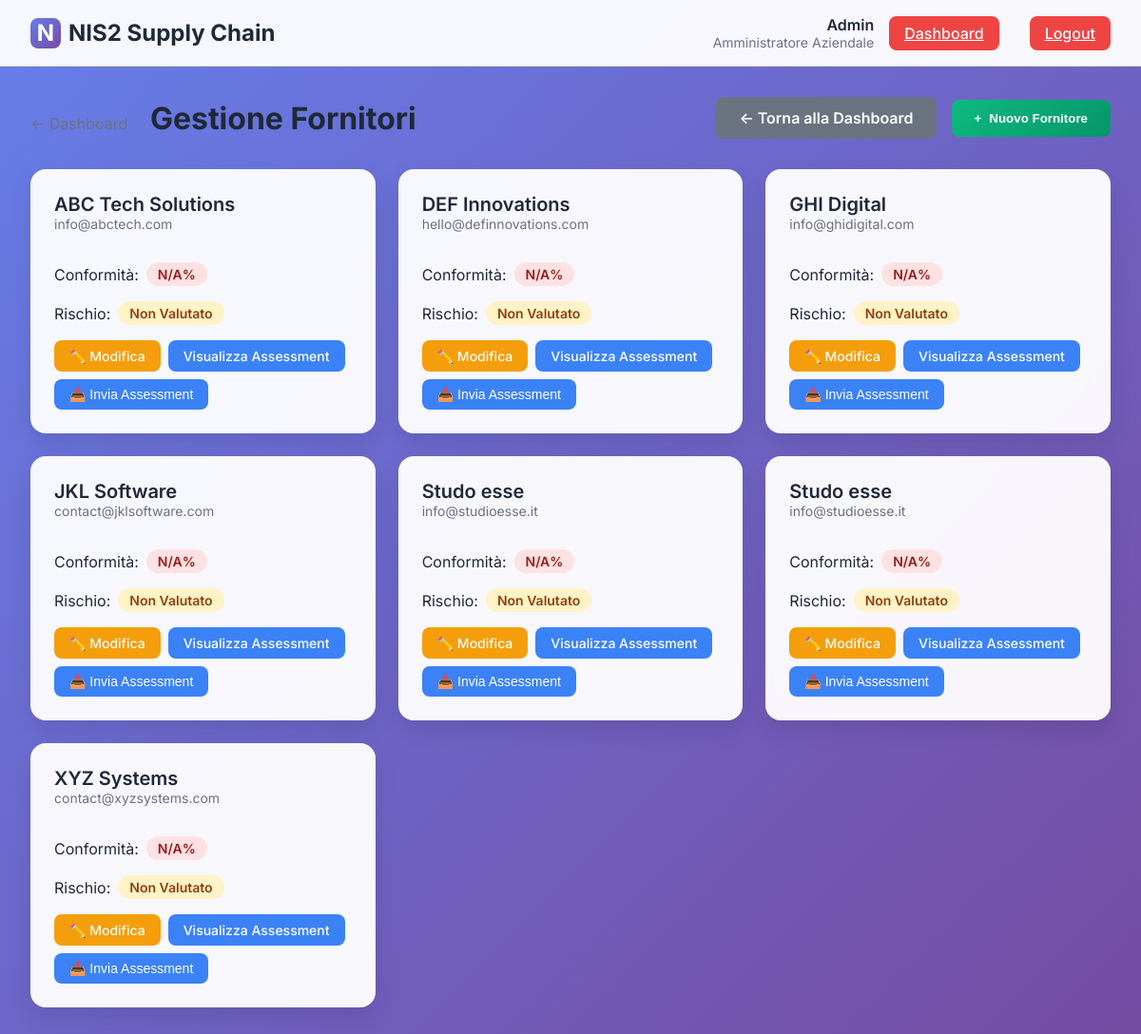
Page /suppliers (signed in) on the committed database.
### tables this page shows
CREATE TABLE suppliers (
            id INTEGER PRIMARY KEY AUTOINCREMENT,
            name TEXT NOT NULL,
            email TEXT NOT NULL,
            company_id INTEGER NOT NULL,
            compliance_score INTEGER,
            risk_level TEXT,
            assessment_date TIMESTAMP,
            assessment_token TEXT,
            created_at TIMESTAMP DEFAULT CURRENT_TIMESTAMP, address TEXT, city TEXT,
            FOREIGN KEY (company_id) REFERENCES companies (id)
        );

### main_dev.py (the view)
@app.get("/suppliers")
async def suppliers_page(request: Request):
    user = await get_current_user(request)
    if not user:
        return RedirectResponse(url="/company-login")
    company_id = user.get("company_id")
    if not company_id:
        return RedirectResponse(url="/company-login")
    conn = sqlite3.connect('nis2_supply_chain.db')
    cursor = conn.cursor()
    cursor.execute('''
        SELECT id, name, email, compliance_score, risk_level, assessment_date
        FROM suppliers
        WHERE company_id = ?
        ORDER BY name
    ''', (company_id,))
    suppliers = cursor.fetchall()
    conn.close()
    context = {
        "request": request,
        "suppliers": suppliers,
        "user": user
    }
    return templates.TemplateResponse("suppliers.html", context)

### templates/suppliers.html (shortened to what this page needs)
<!DOCTYPE html>
<html lang="it">
<head>
    <link rel="stylesheet" href="/static/css/dashboard.css">
</head>
<body>
    <header class="header">
        <div class="header-content">
            <a href="/company-dashboard/{{ user.company_id }}" class="logo">
                <div class="logo-icon">N</div>
                <span>NIS2 Supply Chain</span>
            </a>
            <div class="user-menu">
                <div class="user-info">
                    <div class="user-name">Admin</div>
                    <div class="user-role">Amministratore Aziendale</div>
                </div>
                <a href="/company-dashboard/{{ user.company_id }}" class="logout-btn" style="margin-right: 1rem;">Dashboard</a>
                <a href="/company-logout" class="logout-btn">Logout</a>
            </div>
        </div>
    </header>
    <main class="suppliers-container">
        <div class="page-header">
            <h1 class="page-title">
                <a href="/company-dashboard/{{ user.company_id }}" class="back-link">← Dashboard</a>
                Gestione Fornitori
            </h1>
            <div style="display: flex; gap: 1rem; align-items: center;">
                <a href="/company-dashboard/{{ user.company_id }}" class="back-btn" style="text-decoration: none;">← Torna alla Dashboard</a>
                <button class="add-supplier-btn" onclick="openAddSupplierModal()">
                    <span>+</span>
                    <span>Nuovo Fornitore</span>
                </button>
            </div>
        </div>
        <div class="suppliers-grid">
            {% for supplier in suppliers %}
            <div class="supplier-card">
                <div class="supplier-header">
                    <div>
                        <div class="supplier-name">{{ supplier[1] }}</div>
                        <div class="supplier-email">{{ supplier[2] }}</div>
                    </div>
                </div>
                <div class="compliance-score">
                    <span>Conformità:</span>
                    {% if supplier[3] and supplier[3]|int >= 70 %}
                        <span class="score-badge score-high">{{ supplier[3] }}%</span>
                    {% elif supplier[3] and supplier[3]|int >= 50 %}
                        <span class="score-badge score-medium">{{ supplier[3] }}%</span>
                    {% else %}
                        <span class="score-badge score-low">{{ supplier[3] or 'N/A' }}%</span>
                    {% endif %}
                </div>
                <div class="risk-level">
                    <span>Rischio:</span>
                    {% if supplier[4] == 'Basso' %}
                        <span class="risk-badge risk-low">{{ supplier[4] }}</span>
                    {% elif supplier[4] == 'Medio' %}
                        <span class="risk-badge risk-medium">{{ supplier[4] }}</span>
                    {% elif supplier[4] == 'Alto' %}
                        <span class="risk-badge risk-high">{{ supplier[4] }}</span>
                    {% elif supplier[4] == 'Critico' %}
                        <span class="risk-badge risk-critical">{{ supplier[4] }}</span>
                    {% else %}
                        <span class="risk-badge risk-medium">Non Valutato</span>
                    {% endif %}
                </div>
                <div class="supplier-actions">
                    <a href="/edit-supplier/{{ supplier[0] }}" class="action-btn btn-warning">✏️ Modifica</a>
                    <a href="/assessment/{{ supplier[0] }}" class="action-btn btn-primary">Visualizza Assessment</a>
                    {% if supplier[3] and supplier[3]|int >= 70 %}
                        <a href="/v/{{ supplier[0] }}" class="action-btn btn-success">📱 Certificato QR</a>
                        <a href="/certificate/{{ supplier[0] }}" class="action-btn btn-success" target="_blank">📄 PDF Certificato</a>
                    {% elif supplier[3] and supplier[3]|int < 70 %}
                        <a href="/warning/{{ supplier[0] }}" class="action-btn btn-warning" target="_blank">⚠️ PDF Richiamo</a>
                    {% else %}
                        <button class="action-btn btn-primary send-assessment-btn" onclick="sendAssessment({{ supplier[0] }})">
                            📤 Invia Assessment
                        </button>
                    {% endif %}
                </div>
            </div>
            {% endfor %}
        </div>
    </main>
</body>
</html>

### static/css/dashboard.css (style rules this page uses)
* { margin: 0; padding: 0; box-sizing: border-box; }
body { font-family: 'Inter', -apple-system, BlinkMacSystemFont, 'Segoe UI', Roboto, sans-serif; background: linear-gradient(135deg, #667eea 0%, #764ba2 100%); min-height: 100vh; color: #1f2937; }
.header { background: rgba(255, 255, 255, 0.95); backdrop-filter: blur(10px); border-bottom: 1px solid rgba(0, 0, 0, 0.1); padding: 1rem 2rem; position: sticky; top: 0; z-index: 50; }
.header-content { max-width: 1200px; margin: 0 auto; display: flex; justify-content: space-between; align-items: center; }
.logo { display: flex; align-items: center; gap: 0.5rem; font-size: 1.5rem; font-weight: 700; color: #1f2937; text-decoration: none; }
.logo-icon { width: 2rem; height: 2rem; background: linear-gradient(135deg, #667eea, #764ba2); border-radius: 0.5rem; display: flex; align-items: center; justify-content: center; color: white; font-weight: bold; }
.user-menu { display: flex; align-items: center; gap: 1rem; }
.user-info { text-align: right; }
.user-name { font-weight: 600; color: #1f2937; }
.user-role { font-size: 0.875rem; color: #6b7280; }
.logout-btn { background: #ef4444; color: white; border: none; padding: 0.5rem 1rem; border-radius: 0.5rem; cursor: pointer; font-weight: 500; transition: all 0.2s; }

### templates/suppliers.html (style rules this page uses)
.suppliers-container { max-width: 1200px; margin: 0 auto; padding: 2rem; }
.page-header { display: flex; justify-content: space-between; align-items: center; margin-bottom: 2rem; }
.page-title { font-size: 2rem; font-weight: 700; color: #1f2937; }
.back-link { color: #6b7280; text-decoration: none; font-size: 1rem; font-weight: 400; margin-right: 1rem; transition: color 0.2s; }
.add-supplier-btn { background: linear-gradient(135deg, #10b981, #059669); color: white; border: none; padding: 0.75rem 1.5rem; border-radius: 0.5rem; font-weight: 600; cursor: pointer; transition: all 0.2s; text-decoration: none; display: inline-flex; align-items: center; gap: 0.5rem; }
.suppliers-grid { display: grid; grid-template-columns: repeat(auto-fill, minmax(350px, 1fr)); gap: 1.5rem; }
.supplier-card { background: rgba(255, 255, 255, 0.95); backdrop-filter: blur(10px); border-radius: 1rem; padding: 1.5rem; box-shadow: 0 10px 25px rgba(0, 0, 0, 0.1); border: 1px solid rgba(255, 255, 255, 0.2); transition: all 0.3s ease; }
.supplier-header { display: flex; justify-content: space-between; align-items: flex-start; margin-bottom: 1rem; }
.supplier-name { font-size: 1.25rem; font-weight: 600; color: #1f2937; }
.supplier-email { color: #6b7280; font-size: 0.875rem; margin-bottom: 1rem; }
.compliance-score { display: flex; align-items: center; gap: 0.5rem; margin-bottom: 1rem; }
.score-badge { padding: 0.25rem 0.75rem; border-radius: 1rem; font-weight: 600; font-size: 0.875rem; }
.score-low { background: #fee2e2; color: #991b1b; }
.risk-level { display: flex; align-items: center; gap: 0.5rem; margin-bottom: 1rem; }
.risk-badge { padding: 0.25rem 0.75rem; border-radius: 1rem; font-weight: 600; font-size: 0.875rem; }
.risk-medium { background: #fef3c7; color: #92400e; }
.supplier-actions { display: flex; gap: 0.5rem; flex-wrap: wrap; }
.action-btn { padding: 0.5rem 1rem; border: none; border-radius: 0.5rem; font-weight: 500; cursor: pointer; transition: all 0.2s; text-decoration: none; font-size: 0.875rem; }
.btn-primary { background: #3b82f6; color: white; }
.btn-warning { background: #f59e0b; color: white; }
.back-btn { background: #6b7280; color: white; border: none; padding: 0.75rem 1.5rem; border-radius: 0.5rem; font-weight: 600; cursor: pointer; transition: all 0.2s; text-decoration: none; }

### rows in the picture
suppliers: name "ABC Tech Solutions", email "info@abctech.com", supplier "N/A"
suppliers: name "DEF Innovations", email "hello@definnovations.com", supplier "N/A"
suppliers: name "GHI Digital", email "info@ghidigital.com", supplier "N/A"
suppliers: name "JKL Software", email "contact@jklsoftware.com", supplier "N/A"
suppliers: name "Studo esse", email "info@studioesse.it", supplier "N/A"
suppliers: name "Studo esse", email "info@studioesse.it", supplier "N/A"
suppliers: name "XYZ Systems", email "contact@xyzsystems.com", supplier "N/A"
